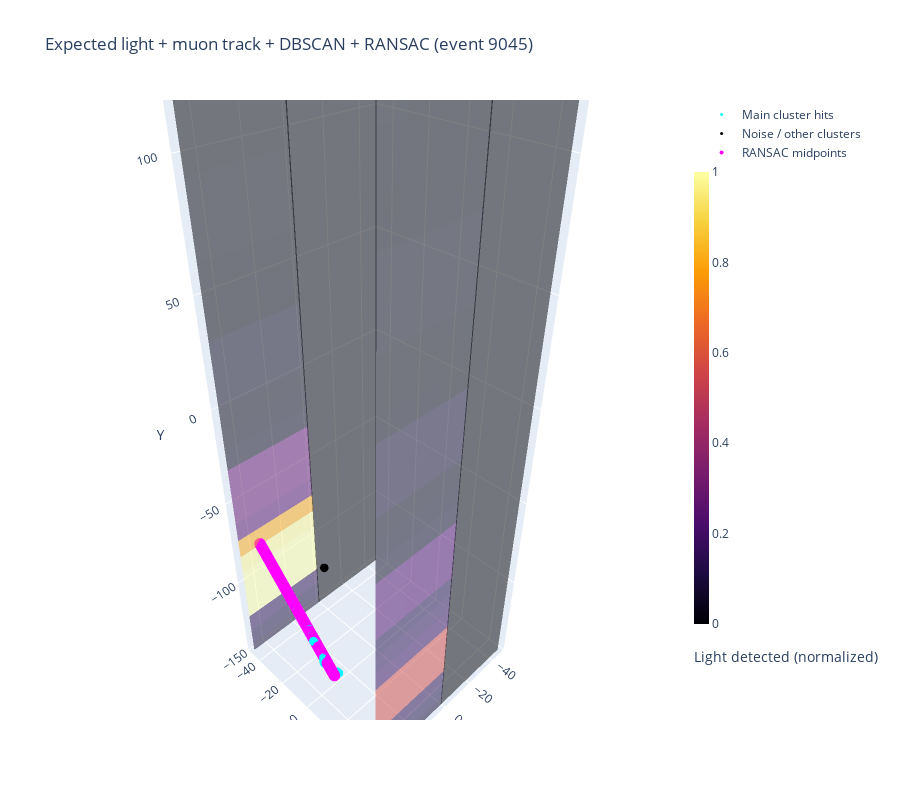

Here is the notebook cell this chart was saved with:
### Code cell
# ------------------------------------------
# 1) Compute detector colors from all_results
# ------------------------------------------
detected_all = np.array([r[5] for r in all_results])
produced_all = np.array([r[6] for r in all_results])

total_produced = np.sum(produced_all)
colors_norm = detected_all / total_produced

# Normalize to [0, 1]
colors_norm = (colors_norm - np.min(colors_norm)) / (np.max(colors_norm) - np.min(colors_norm))

cmap = cm.get_cmap("inferno")

xs_det, ys_det, zs_det = [], [], []
i_idx, j_idx, k_idx = [], [], []
intensity = []

for idx, (result, cnorm) in enumerate(zip(all_results, colors_norm)):
    x0, y0, x1, y1, z_det, *_ = result

    base = len(xs_det)

    # Same coordinate convention as before: (X, Z, Y) -> (x, y, z) for Plotly
    xs_det.extend([x0, x1, x1, x0])
    ys_det.extend([z_det, z_det, z_det, z_det])
    zs_det.extend([y0, y0, y1, y1])

    i_idx.extend([base, base])
    j_idx.extend([base + 1, base + 2])
    k_idx.extend([base + 2, base + 3])

    intensity.extend([cnorm] * 4)

mesh_det = go.Mesh3d(
    x=xs_det,
    y=ys_det,
    z=zs_det,
    i=i_idx,
    j=j_idx,
    k=k_idx,
    intensity=intensity,
    colorscale='Inferno',
    showscale=True,

    colorbar=dict(
        title=dict(
            text='Light detected (normalized)',
            side='bottom'   # ← put the title under the vertical colorbar
        ),
        thickness=15,
        len=0.8,
    ),

    opacity=0.5,
    name='Light traps'
)


# ------------------------------------------
# 2) Global muon hits for this event
# ------------------------------------------
my_muon_hits = f['charge/events', 'charge/calib_prompt_hits', event]

x = my_muon_hits['x'].reshape(-1)
y = my_muon_hits['y'].reshape(-1)
z = my_muon_hits['z'].reshape(-1)

coords = np.column_stack((x, y, z))

# ------------------------------------------
# 3) DBSCAN: keep ONLY the largest non-noise cluster
# ------------------------------------------
db = DBSCAN(eps=5.0, min_samples=3)
labels = db.fit_predict(coords)

mask_non_noise = labels != -1

if np.any(mask_non_noise):
    labels_nn = labels[mask_non_noise]
    uniq, counts = np.unique(labels_nn, return_counts=True)
    main_label = uniq[np.argmax(counts)]
    cluster_mask = labels == main_label
    print(f"DBSCAN: main cluster label {main_label}, size {np.sum(cluster_mask)}")
else:
    cluster_mask = np.zeros_like(labels, dtype=bool)
    print("DBSCAN: no non-noise clusters, everything is noise.")

noise_mask = ~cluster_mask

print(f"Total hits: {len(x)}")
print(f"Main-cluster hits: {np.sum(cluster_mask)}")
print(f"Noise/other hits: {np.sum(noise_mask)}")

# ------------------------------------------
# 4) RANSAC line fit
# ------------------------------------------
if np.sum(cluster_mask) >= 2:
    x_c = x[cluster_mask]
    y_c = y[cluster_mask]
    z_c = z[cluster_mask]

    centroid, direction, inliers_r = ransac_line_3d(
        x_c, y_c, z_c,
        distance_threshold=1.0,
        min_inliers=5,
        max_trials=500,
        random_state=42
    )

    print(f"RANSAC inliers: {np.sum(inliers_r)} out of {len(x_c)} in cluster")

    pts_c = np.column_stack((x_c, y_c, z_c))
    seg_length = 0.1  # cm
    x_mid, y_mid, z_mid, step_len = line_midpoints_from_model(
        centroid, direction, pts_c, seg_length
    )
else:
    print("Not enough clustered hits for RANSAC; falling back to SVD.")
    seg_length = 0.1
    x_mid, y_mid, z_mid, step_len = line_fit_3d_segment_midpoints(x, y, z, seg_length)

# ------------------------------------------
# 5) Plotly traces
# ------------------------------------------

# Clustered hits
hits_cluster = go.Scatter3d(
    x=x[cluster_mask],
    y=z[cluster_mask],
    z=y[cluster_mask],
    mode='markers',
    marker=dict(size=3, color='cyan'),
    name='Main cluster hits'
)

# Noise
hits_noise = go.Scatter3d(
    x=x[noise_mask],
    y=z[noise_mask],
    z=y[noise_mask],
    mode='markers',
    marker=dict(size=3, color='black'),
    name='Noise / other clusters'
)

# RANSAC segment midpoints
fit_midpoints = go.Scatter3d(
    x=x_mid,
    y=z_mid,
    z=y_mid,
    mode='markers',
    marker=dict(size=4, color='magenta'),
    name='RANSAC midpoints'
)

fig = go.Figure(data=[mesh_det, hits_cluster, hits_noise, fit_midpoints])

# ------------------------------------------
# Layout (legend moved to the right!)
# ------------------------------------------
fig.update_layout(
    scene=dict(
        xaxis_title='X',
        yaxis_title='Z',
        zaxis_title='Y',
        xaxis=dict(range=[-50, 50]),
        yaxis=dict(range=[-50, 50]),
        zaxis=dict(range=[-150, 150]),
    ),
    title=f'Expected light + muon track + DBSCAN + RANSAC (event {event})',
    width=900,
    height=800,

    legend=dict(
        x=1.05,  # move legend outside the right boundary
        y=1.0,
        xanchor='left',
        yanchor='top',
        bgcolor='rgba(255,255,255,0.6)'
    )
)

fig.show()

### Figure 1 — Plotly figure (JSON) as saved in the notebook; plotly's stock layout.template omitted (floating-point values rounded to 4 significant figures; data arrays with more than 128 entries replaced by an {"elided": "..."} marker saying what was removed)
{"data": [{"colorbar": {"len": 0.8, "thickness": 15, "title": {"side": "bottom", "text": "Light detected (normalized)"}}, "colorscale": [[0, "#000004"], [0.1111, "#1b0c41"], [0.2222, "#4a0c6b"], [0.3333, "#781c6d"], [0.4444, "#a52c60"], [0.5556, "#cf4446"], [0.6667, "#ed6925"], [0.7778, "#fb9b06"], [0.8889, "#f7d13d"], [1, "#fcffa4"]], "i": {"elided": "160 int values"}, "intensity": {"elided": "320 float values"}, "j": {"elided": "160 int values"}, "k": {"elided": "160 int values"}, "name": "Light traps", "opacity": 0.5, "showscale": true, "type": "mesh3d", "x": {"elided": "320 float values"}, "y": {"elided": "320 float values"}, "z": {"elided": "320 float values"}}, {"marker": {"color": "cyan", "size": 3}, "mode": "markers", "name": "Main cluster hits", "type": "scatter3d", "x": {"elided": "177 float values"}, "y": {"elided": "177 float values"}, "z": {"elided": "177 float values"}}, {"marker": {"color": "black", "size": 3}, "mode": "markers", "name": "Noise / other clusters", "type": "scatter3d", "x": [7.003, 8.029], "y": [-32.55, 43.71], "z": [-107.7, 126.7]}, {"marker": {"color": "magenta", "size": 4}, "mode": "markers", "name": "RANSAC midpoints", "type": "scatter3d", "x": {"elided": "736 float values"}, "y": {"elided": "736 float values"}, "z": {"elided": "736 float values"}}], "layout": {"height": 800, "legend": {"bgcolor": "rgba(255,255,255,0.6)", "x": 1.05, "xanchor": "left", "y": 1, "yanchor": "top"}, "scene": {"xaxis": {"range": [-50, 50], "title": {"text": "X"}}, "yaxis": {"range": [-50, 50], "title": {"text": "Z"}}, "zaxis": {"range": [-150, 150], "title": {"text": "Y"}}}, "title": {"text": "Expected light + muon track + DBSCAN + RANSAC (event 9045)"}, "width": 900}}
